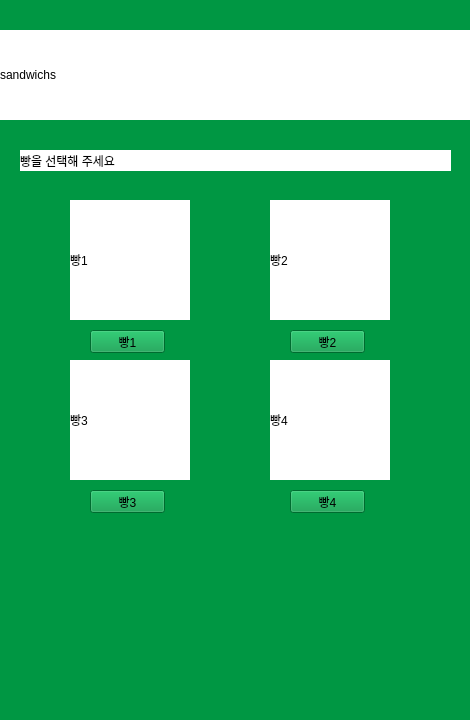
<?xml version="1.0" encoding="UTF-8"?>
<ui version="4.0">
 <class>Form</class>
 <widget class="QWidget" name="Form">
  <property name="geometry">
   <rect>
    <x>0</x>
    <y>0</y>
    <width>470</width>
    <height>720</height>
   </rect>
  </property>
  <property name="minimumSize">
   <size>
    <width>470</width>
    <height>720</height>
   </size>
  </property>
  <property name="maximumSize">
   <size>
    <width>470</width>
    <height>720</height>
   </size>
  </property>
  <property name="windowTitle">
   <string>Form</string>
  </property>
  <property name="styleSheet">
   <string notr="true">background: rgb(0, 151, 67);</string>
  </property>
  <widget class="QLabel" name="label">
   <property name="geometry">
    <rect>
     <x>0</x>
     <y>30</y>
     <width>470</width>
     <height>90</height>
    </rect>
   </property>
   <property name="minimumSize">
    <size>
     <width>470</width>
     <height>90</height>
    </size>
   </property>
   <property name="maximumSize">
    <size>
     <width>470</width>
     <height>90</height>
    </size>
   </property>
   <property name="styleSheet">
    <string notr="true">background: rgb(255, 255, 255);</string>
   </property>
   <property name="text">
    <string>sandwichs</string>
   </property>
  </widget>
  <widget class="QLabel" name="bimg1">
   <property name="geometry">
    <rect>
     <x>70</x>
     <y>200</y>
     <width>120</width>
     <height>120</height>
    </rect>
   </property>
   <property name="minimumSize">
    <size>
     <width>120</width>
     <height>120</height>
    </size>
   </property>
   <property name="styleSheet">
    <string notr="true">background: rgb(255, 255, 255);</string>
   </property>
   <property name="text">
    <string>빵1</string>
   </property>
  </widget>
  <widget class="QLabel" name="bimg2">
   <property name="geometry">
    <rect>
     <x>270</x>
     <y>200</y>
     <width>120</width>
     <height>120</height>
    </rect>
   </property>
   <property name="minimumSize">
    <size>
     <width>120</width>
     <height>120</height>
    </size>
   </property>
   <property name="styleSheet">
    <string notr="true">background: rgb(255, 255, 255);</string>
   </property>
   <property name="text">
    <string>빵2</string>
   </property>
  </widget>
  <widget class="QLabel" name="bimg3">
   <property name="geometry">
    <rect>
     <x>70</x>
     <y>360</y>
     <width>120</width>
     <height>120</height>
    </rect>
   </property>
   <property name="minimumSize">
    <size>
     <width>120</width>
     <height>120</height>
    </size>
   </property>
   <property name="styleSheet">
    <string notr="true">background: rgb(255, 255, 255);</string>
   </property>
   <property name="text">
    <string>빵3</string>
   </property>
  </widget>
  <widget class="QLabel" name="bimg4">
   <property name="geometry">
    <rect>
     <x>270</x>
     <y>360</y>
     <width>120</width>
     <height>120</height>
    </rect>
   </property>
   <property name="minimumSize">
    <size>
     <width>120</width>
     <height>120</height>
    </size>
   </property>
   <property name="styleSheet">
    <string notr="true">background: rgb(255, 255, 255);</string>
   </property>
   <property name="text">
    <string>빵4</string>
   </property>
  </widget>
  <widget class="QLabel" name="bmenubar">
   <property name="geometry">
    <rect>
     <x>20</x>
     <y>150</y>
     <width>431</width>
     <height>21</height>
    </rect>
   </property>
   <property name="styleSheet">
    <string notr="true">background: rgb(255, 255, 255);</string>
   </property>
   <property name="text">
    <string>빵을 선택해 주세요</string>
   </property>
  </widget>
  <widget class="QPushButton" name="btnbread1">
   <property name="geometry">
    <rect>
     <x>90</x>
     <y>330</y>
     <width>75</width>
     <height>23</height>
    </rect>
   </property>
   <property name="text">
    <string>빵1</string>
   </property>
  </widget>
  <widget class="QPushButton" name="btnbread2">
   <property name="geometry">
    <rect>
     <x>290</x>
     <y>330</y>
     <width>75</width>
     <height>23</height>
    </rect>
   </property>
   <property name="text">
    <string>빵2</string>
   </property>
  </widget>
  <widget class="QPushButton" name="btnbread3">
   <property name="geometry">
    <rect>
     <x>90</x>
     <y>490</y>
     <width>75</width>
     <height>23</height>
    </rect>
   </property>
   <property name="text">
    <string>빵3</string>
   </property>
  </widget>
  <widget class="QPushButton" name="btnbread4">
   <property name="geometry">
    <rect>
     <x>290</x>
     <y>490</y>
     <width>75</width>
     <height>23</height>
    </rect>
   </property>
   <property name="text">
    <string>빵4</string>
   </property>
  </widget>
 </widget>
 <resources/>
 <connections/>
</ui>
